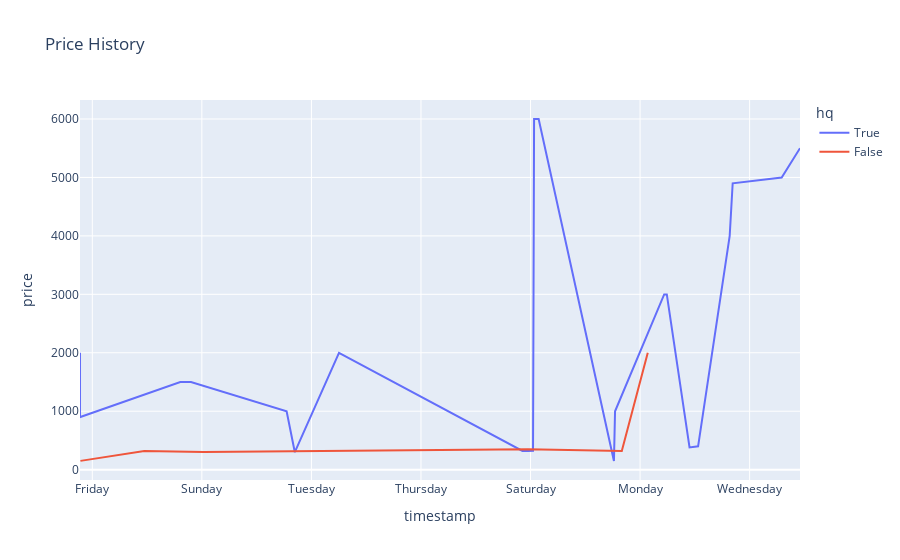

The cell this chart's notebook holds for it:
### Code cell
import plotly.express as px

# plot the price history of hq and nq items
# show the timestamp on the x-axis as a day of the week

fig = px.line(df_entries, x='timestamp', y='price', color='hq', title='Price History')
fig.update_xaxes(tickformat="%A")
fig.show()

### Figure 1 — Plotly figure (JSON) as saved in the notebook; plotly's stock layout.template omitted (floating-point values rounded to 4 significant figures)
{"data": [{"hovertemplate": "hq=True<br>timestamp=%{x}<br>price=%{y}<extra></extra>", "legendgroup": "True", "line": {"color": "#636efa", "dash": "solid"}, "marker": {"symbol": "circle"}, "mode": "lines", "name": "True", "orientation": "v", "showlegend": true, "type": "scatter", "x": ["2024-02-08T18:36:39", "2024-02-08T18:36:42", "2024-02-08T18:36:44", "2024-02-08T18:36:50", "2024-02-08T18:36:54", "2024-02-08T18:36:57", "2024-02-08T18:36:58", "2024-02-10T14:32:53", "2024-02-10T19:14:15", "2024-02-12T13:08:25", "2024-02-12T16:44:19", "2024-02-13T12:04:59", "2024-02-16T20:28:03", "2024-02-16T22:52:51", "2024-02-17T01:05:58", "2024-02-17T01:33:37", "2024-02-17T03:33:54", "2024-02-18T12:33:03", "2024-02-18T13:02:12", "2024-02-19T10:33:44", "2024-02-19T11:43:04", "2024-02-19T21:40:24", "2024-02-20T01:25:37", "2024-02-20T15:16:07", "2024-02-20T16:34:35", "2024-02-21T14:03:26", "2024-02-21T22:04:23"], "xaxis": "x", "y": [900, 950, 950, 2000, 950, 912, 899, 1500, 1500, 1000, 299, 2000, 321, 321, 322, 6000, 6000, 148, 999, 2999, 2999, 380, 399, 3998, 4900, 5000, 5500], "yaxis": "y"}, {"hovertemplate": "hq=False<br>timestamp=%{x}<br>price=%{y}<extra></extra>", "legendgroup": "False", "line": {"color": "#EF553B", "dash": "solid"}, "marker": {"symbol": "circle"}, "mode": "lines", "name": "False", "orientation": "v", "showlegend": true, "type": "scatter", "x": ["2024-02-08T18:48:13", "2024-02-09T22:46:50", "2024-02-11T00:52:42", "2024-02-13T16:38:20", "2024-02-13T17:38:44", "2024-02-16T22:53:51", "2024-02-18T15:59:24", "2024-02-19T03:22:36"], "xaxis": "x", "y": [150, 320, 300, 320, 315, 350, 319, 2000], "yaxis": "y"}], "layout": {"legend": {"title": {"text": "hq"}, "tracegroupgap": 0}, "title": {"text": "Price History"}, "xaxis": {"anchor": "y", "domain": [0, 1], "tickformat": "%A", "title": {"text": "timestamp"}}, "yaxis": {"anchor": "x", "domain": [0, 1], "title": {"text": "price"}}}}
